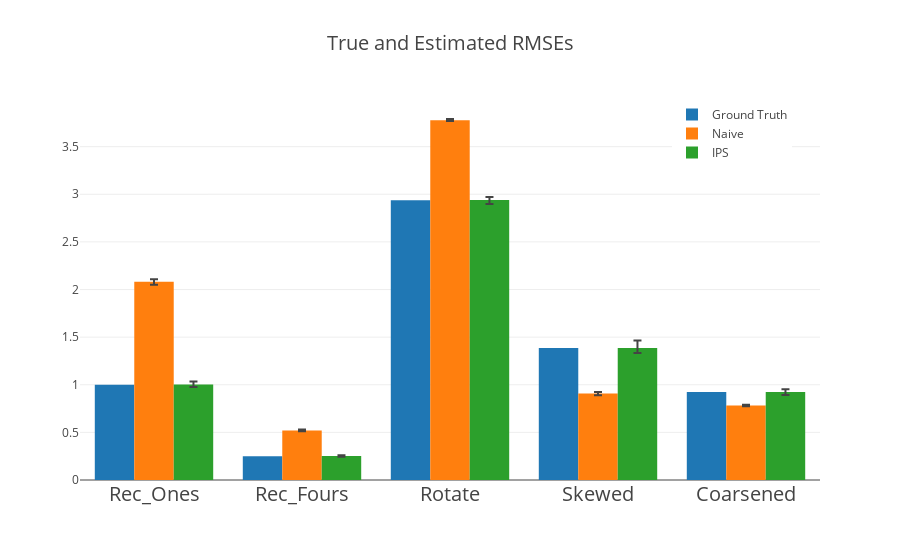

The notebook cell saved with this chart:
### Code cell
names = ["Rec_Ones", "Rec_Fours", "Rotate", "Skewed", "Coarsened"]
true = Bar(x=names, y=mean[0], name="Ground Truth")
naive = Bar(x=names, y=mean[1], error_y=dict(symmetric=False, array=upper[1], arrayminus=lower[1]), name="Naive")
ips = Bar(x=names, y=mean[2], error_y=dict(symmetric=False, array=upper[2], arrayminus=lower[2]), name="IPS")
layout = Layout(title="True and Estimated RMSEs", titlefont=dict(size=20), 
                xaxis=dict(tickfont=dict(size=20)),
                legend=dict(x=0.8, y=1.0),
                barmode="group")
iplot(Figure(data=[true, naive, ips], layout=layout))

### Figure 1 — Plotly figure (JSON) as saved in the notebook; plotly's stock layout.template omitted (floating-point values rounded to 4 significant figures)
{"data": [{"name": "Ground Truth", "type": "bar", "uid": "a3d73456-beba-4478-b6cc-5482c894b46f", "x": ["Rec_Ones", "Rec_Fours", "Rotate", "Skewed", "Coarsened"], "y": [1.001, 0.2501, 2.938, 1.387, 0.9248]}, {"error_y": {"array": [0.02702, 0.009116, 0.01201, 0.01721, 0.006792], "arrayminus": [0.03159, 0.008895, 0.01024, 0.01865, 0.00834], "symmetric": false}, "name": "Naive", "type": "bar", "uid": "77bbb5c7-3ab5-4a73-99e0-63b346a01d2f", "x": ["Rec_Ones", "Rec_Fours", "Rotate", "Skewed", "Coarsened"], "y": [2.082, 0.52, 3.778, 0.9074, 0.7825]}, {"error_y": {"array": [0.03138, 0.008318, 0.03201, 0.07804, 0.02767], "arrayminus": [0.0274, 0.007711, 0.04366, 0.05307, 0.03121], "symmetric": false}, "name": "IPS", "type": "bar", "uid": "a35d0a35-ab94-4e53-89c4-45749cd3c1d5", "x": ["Rec_Ones", "Rec_Fours", "Rotate", "Skewed", "Coarsened"], "y": [1.003, 0.2509, 2.94, 1.385, 0.9248]}], "layout": {"autosize": true, "barmode": "group", "legend": {"x": 0.8, "y": 1}, "title": {"font": {"size": 20}, "text": "True and Estimated RMSEs"}, "xaxis": {"autorange": true, "range": [-0.5, 4.5], "tickfont": {"size": 20}, "type": "category"}, "yaxis": {"autorange": true, "range": [0, 3.99], "type": "linear"}}}
